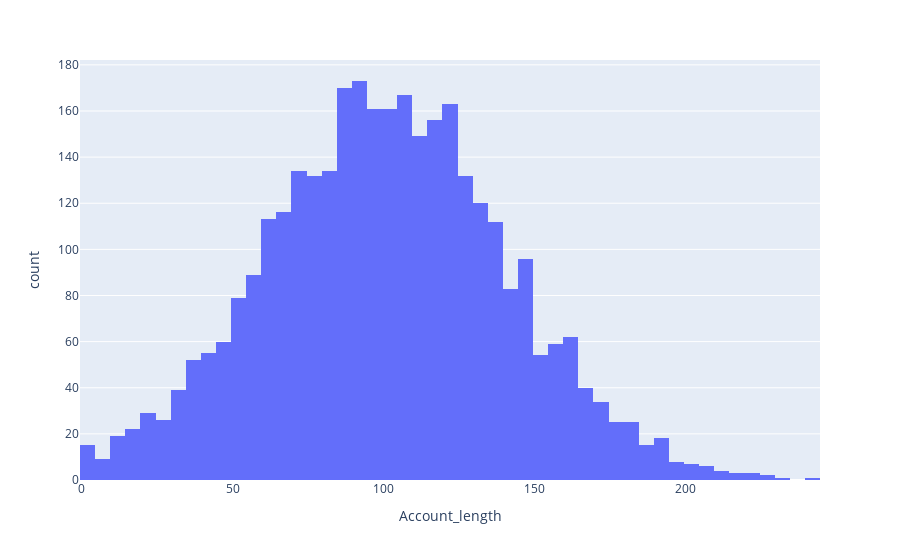

The notebook cell this image was saved under:
### Code cell
px.histogram(df , x= "Account_length" )

### Figure 1 — Plotly figure (JSON) as saved in the notebook; plotly's stock layout.template omitted (floating-point values rounded to 4 significant figures; data arrays with more than 128 entries replaced by an {"elided": "..."} marker saying what was removed)
{"data": [{"bingroup": "x", "hovertemplate": "Account_length=%{x}<br>count=%{y}<extra></extra>", "legendgroup": "", "marker": {"color": "#636efa", "pattern": {"shape": ""}}, "name": "", "orientation": "v", "showlegend": false, "type": "histogram", "x": {"elided": "3333 int values"}, "xaxis": "x", "yaxis": "y"}], "layout": {"barmode": "relative", "legend": {"tracegroupgap": 0}, "margin": {"t": 60}, "xaxis": {"anchor": "y", "domain": [0, 1], "title": {"text": "Account_length"}}, "yaxis": {"anchor": "x", "domain": [0, 1], "title": {"text": "count"}}}}
